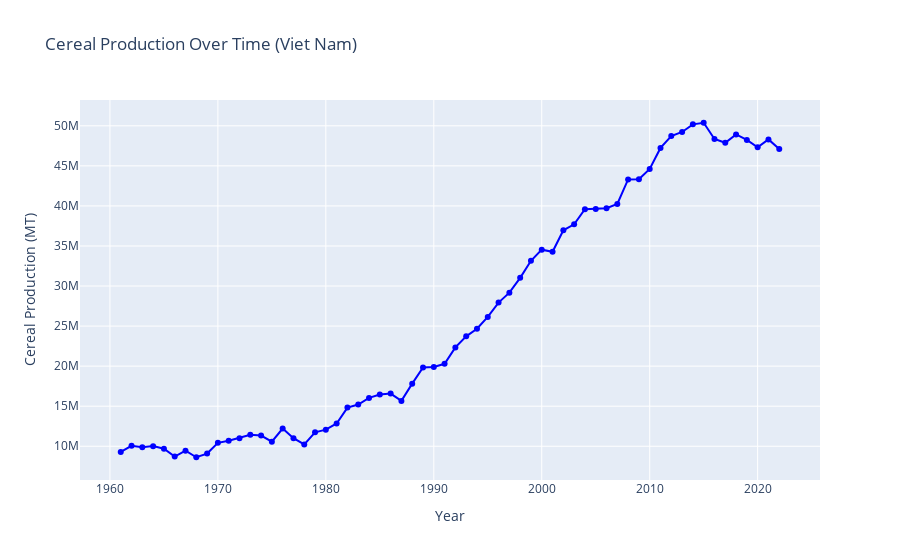
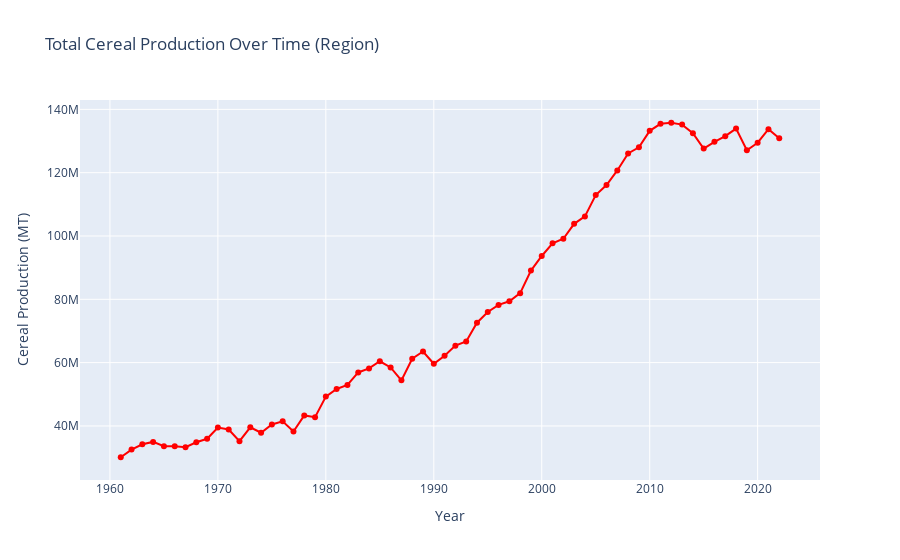

These figures' notebook cell, in order:
### Code cell
import plotly.graph_objects as go

def overlay_cereal_production(country_name, df):
    """
    Function to overlay cereal production over time for a given country.
    
    Parameters:
    - country_name (str): The name of the country whose data will be plotted.
    - df (pd.DataFrame): The DataFrame containing the cereal production data.
    
    Returns:
    - A Plotly figure with the cereal production data for the country.
    """
    df = df.reset_index()
    # Check if the country exists in the DataFrame
    if country_name not in df['Country'].values:
        print(f"Country '{country_name}' not found in the dataset.")
        return
    
    # Filter data for the given country
    country_df = df[df['Country'] == country_name]
    
    # Create a figure
    fig = go.Figure()
    
    # Add the cereal production plot for the country
    fig.add_trace(go.Scatter(x=country_df['Date'], y=country_df['Cereal Production (MT)'], 
                             mode='lines+markers', name=country_name, 
                             line=dict(dash='solid', color='blue')))
    
    # Add title and labels
    fig.update_layout(title=f"Cereal Production Over Time ({country_name})",
                      xaxis_title="Year",
                      yaxis_title="Cereal Production (MT)")
    
    # Show the plot
    fig.show()

def overlay_cereal_production_region(df):
    """
    Function to overlay total cereal production over time for the whole region.
    
    Parameters:
    - df (pd.DataFrame): The DataFrame containing the cereal production data.
    
    Returns:
    - A Plotly figure with total cereal production for the region.
    """
    df = df.reset_index()
    # Group data by year and sum the production
    region_df = df.groupby('Date')['Cereal Production (MT)'].sum().reset_index()
    
    # Create a figure
    fig = go.Figure()
    
    # Add the total cereal production plot for the region
    fig.add_trace(go.Scatter(x=region_df['Date'], y=region_df['Cereal Production (MT)'], 
                             mode='lines+markers', name="Total Region", 
                             line=dict(dash='solid', color='red')))
    
    # Add title and labels
    fig.update_layout(title="Total Cereal Production Over Time (Region)",
                      xaxis_title="Year",
                      yaxis_title="Cereal Production (MT)")
    
    # Show the plot
    fig.show()

# Example usage:
overlay_cereal_production("Viet Nam", SEA_ag)
overlay_cereal_production_region(SEA_ag)

### Figure 1 — Plotly figure (JSON) as saved in the notebook; plotly's stock layout.template omitted (floating-point values rounded to 4 significant figures)
{"data": [{"line": {"color": "blue", "dash": "solid"}, "mode": "lines+markers", "name": "Viet Nam", "type": "scatter", "x": ["1961-01-01T00:00:00", "1962-01-01T00:00:00", "1963-01-01T00:00:00", "1964-01-01T00:00:00", "1965-01-01T00:00:00", "1966-01-01T00:00:00", "1967-01-01T00:00:00", "1968-01-01T00:00:00", "1969-01-01T00:00:00", "1970-01-01T00:00:00", "1971-01-01T00:00:00", "1972-01-01T00:00:00", "1973-01-01T00:00:00", "1974-01-01T00:00:00", "1975-01-01T00:00:00", "1976-01-01T00:00:00", "1977-01-01T00:00:00", "1978-01-01T00:00:00", "1979-01-01T00:00:00", "1980-01-01T00:00:00", "1981-01-01T00:00:00", "1982-01-01T00:00:00", "1983-01-01T00:00:00", "1984-01-01T00:00:00", "1985-01-01T00:00:00", "1986-01-01T00:00:00", "1987-01-01T00:00:00", "1988-01-01T00:00:00", "1989-01-01T00:00:00", "1990-01-01T00:00:00", "1991-01-01T00:00:00", "1992-01-01T00:00:00", "1993-01-01T00:00:00", "1994-01-01T00:00:00", "1995-01-01T00:00:00", "1996-01-01T00:00:00", "1997-01-01T00:00:00", "1998-01-01T00:00:00", "1999-01-01T00:00:00", "2000-01-01T00:00:00", "2001-01-01T00:00:00", "2002-01-01T00:00:00", "2003-01-01T00:00:00", "2004-01-01T00:00:00", "2005-01-01T00:00:00", "2006-01-01T00:00:00", "2007-01-01T00:00:00", "2008-01-01T00:00:00", "2009-01-01T00:00:00", "2010-01-01T00:00:00", "2011-01-01T00:00:00", "2012-01-01T00:00:00", "2013-01-01T00:00:00", "2014-01-01T00:00:00", "2015-01-01T00:00:00", "2016-01-01T00:00:00", "2017-01-01T00:00:00", "2018-01-01T00:00:00", "2019-01-01T00:00:00", "2020-01-01T00:00:00", "2021-01-01T00:00:00", "2022-01-01T00:00:00"], "y": [9289600, 10061125, 9876510, 10016630, 9688800, 8720000, 9441400, 8628150, 9086000, 10430600, 10684000, 11009900, 11425500, 11338290, 10574200, 12214000, 11000800, 10223400, 11734100, 12076200, 12844800, 14828300, 15211300, 16037800, 16461900, 16572700, 15663600, 17814850, 19834204, 19896104, 20293904, 22338204, 23718800, 24672200, 26140900, 27933400, 29174500, 31020143, 33148700, 34540000.0, 34270000.0, 36960000.0, 37706900, 39581000, 39621600, 39710000.0, 40250000.0, 43300000.0, 43320000.0, 44610000.0, 47240000.0, 48710000.0, 49230000.0, 50178378, 50380000.0, 48360000.0, 47880000.0, 48920000.0, 48230000.0, 47330000.0, 48300000.0, 47100000.0]}], "layout": {"title": {"text": "Cereal Production Over Time (Viet Nam)"}, "xaxis": {"title": {"text": "Year"}}, "yaxis": {"title": {"text": "Cereal Production (MT)"}}}}

### Figure 2 — Plotly figure (JSON) as saved in the notebook; plotly's stock layout.template omitted (floating-point values rounded to 4 significant figures)
{"data": [{"line": {"color": "red", "dash": "solid"}, "mode": "lines+markers", "name": "Total Region", "type": "scatter", "x": ["1961-01-01T00:00:00", "1962-01-01T00:00:00", "1963-01-01T00:00:00", "1964-01-01T00:00:00", "1965-01-01T00:00:00", "1966-01-01T00:00:00", "1967-01-01T00:00:00", "1968-01-01T00:00:00", "1969-01-01T00:00:00", "1970-01-01T00:00:00", "1971-01-01T00:00:00", "1972-01-01T00:00:00", "1973-01-01T00:00:00", "1974-01-01T00:00:00", "1975-01-01T00:00:00", "1976-01-01T00:00:00", "1977-01-01T00:00:00", "1978-01-01T00:00:00", "1979-01-01T00:00:00", "1980-01-01T00:00:00", "1981-01-01T00:00:00", "1982-01-01T00:00:00", "1983-01-01T00:00:00", "1984-01-01T00:00:00", "1985-01-01T00:00:00", "1986-01-01T00:00:00", "1987-01-01T00:00:00", "1988-01-01T00:00:00", "1989-01-01T00:00:00", "1990-01-01T00:00:00", "1991-01-01T00:00:00", "1992-01-01T00:00:00", "1993-01-01T00:00:00", "1994-01-01T00:00:00", "1995-01-01T00:00:00", "1996-01-01T00:00:00", "1997-01-01T00:00:00", "1998-01-01T00:00:00", "1999-01-01T00:00:00", "2000-01-01T00:00:00", "2001-01-01T00:00:00", "2002-01-01T00:00:00", "2003-01-01T00:00:00", "2004-01-01T00:00:00", "2005-01-01T00:00:00", "2006-01-01T00:00:00", "2007-01-01T00:00:00", "2008-01-01T00:00:00", "2009-01-01T00:00:00", "2010-01-01T00:00:00", "2011-01-01T00:00:00", "2012-01-01T00:00:00", "2013-01-01T00:00:00", "2014-01-01T00:00:00", "2015-01-01T00:00:00", "2016-01-01T00:00:00", "2017-01-01T00:00:00", "2018-01-01T00:00:00", "2019-01-01T00:00:00", "2020-01-01T00:00:00", "2021-01-01T00:00:00", "2022-01-01T00:00:00"], "y": [30109550, 32518760, 34218354, 34954726, 33576815, 33597024, 33304455, 34834456, 35948855, 39473118, 38886977, 35180542, 39579051, 37848620, 40447789, 41478893, 38235512, 43312424, 42774919, 49268527, 51688280, 52926973, 56889878, 58178250, 60425906, 58470876, 54393761, 61226017, 63508649, 59635438, 62170481, 65370000.0, 66680000.0, 72613123, 75980000.0, 78240000.0, 79370000.0, 81950000.0, 89070000.0, 93690000.0, 97680000.0, 99120000.0, 103900000.0, 106200000.0, 112900000.0, 116100000.0, 120700000.0, 126100000.0, 128000000.0, 133200000.0, 135400000.0, 135800000.0, 135200000.0, 132500000.0, 127600000.0, 129800000.0, 131500000.0, 133900000.0, 127100000.0, 129500000.0, 133700000.0, 130900000.0]}], "layout": {"title": {"text": "Total Cereal Production Over Time (Region)"}, "xaxis": {"title": {"text": "Year"}}, "yaxis": {"title": {"text": "Cereal Production (MT)"}}}}
